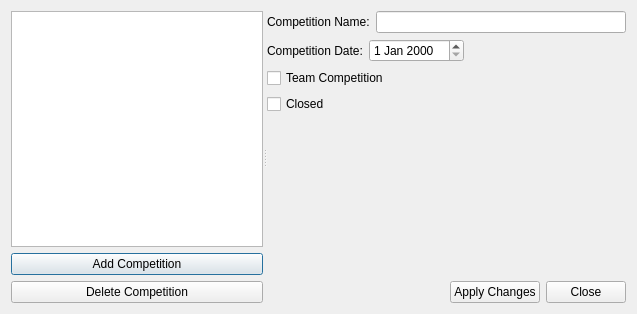
<?xml version="1.0" encoding="UTF-8"?>
<ui version="4.0">
 <class>EditCompetitionsDialog</class>
 <widget class="QDialog" name="EditCompetitionsDialog">
  <property name="geometry">
   <rect>
    <x>0</x>
    <y>0</y>
    <width>637</width>
    <height>314</height>
   </rect>
  </property>
  <property name="windowTitle">
   <string>Dialog</string>
  </property>
  <layout class="QVBoxLayout" name="verticalLayout_3">
   <item>
    <widget class="QSplitter" name="splitter">
     <property name="orientation">
      <enum>Qt::Horizontal</enum>
     </property>
     <widget class="QWidget" name="layoutWidget">
      <layout class="QVBoxLayout" name="verticalLayout">
       <item>
        <widget class="QListView" name="competitionsListView"/>
       </item>
       <item>
        <widget class="QPushButton" name="addCompetitionPushButton">
         <property name="text">
          <string>Add Competition</string>
         </property>
        </widget>
       </item>
       <item>
        <widget class="QPushButton" name="deleteCompetitionPushButton">
         <property name="text">
          <string>Delete Competition</string>
         </property>
        </widget>
       </item>
      </layout>
     </widget>
     <widget class="QWidget" name="layoutWidget">
      <layout class="QVBoxLayout" name="verticalLayout_2">
       <item>
        <layout class="QHBoxLayout" name="horizontalLayout">
         <item>
          <widget class="QLabel" name="label">
           <property name="text">
            <string>Competition Name:</string>
           </property>
          </widget>
         </item>
         <item>
          <widget class="QLineEdit" name="competitionNameLineEdit">
           <property name="minimumSize">
            <size>
             <width>250</width>
             <height>0</height>
            </size>
           </property>
           <property name="text">
            <string/>
           </property>
          </widget>
         </item>
        </layout>
       </item>
       <item>
        <layout class="QHBoxLayout" name="horizontalLayout_2">
         <item>
          <widget class="QLabel" name="label_2">
           <property name="text">
            <string>Competition Date:</string>
           </property>
          </widget>
         </item>
         <item>
          <widget class="QDateEdit" name="competitionDateLineEdit"/>
         </item>
         <item>
          <spacer name="horizontalSpacer">
           <property name="orientation">
            <enum>Qt::Horizontal</enum>
           </property>
           <property name="sizeHint" stdset="0">
            <size>
             <width>40</width>
             <height>20</height>
            </size>
           </property>
          </spacer>
         </item>
        </layout>
       </item>
       <item>
        <widget class="QCheckBox" name="teamCompetitionCheckBox">
         <property name="text">
          <string>Team Competition</string>
         </property>
        </widget>
       </item>
       <item>
        <widget class="QCheckBox" name="closedCheckBox">
         <property name="text">
          <string>Closed</string>
         </property>
        </widget>
       </item>
       <item>
        <spacer name="verticalSpacer">
         <property name="orientation">
          <enum>Qt::Vertical</enum>
         </property>
         <property name="sizeHint" stdset="0">
          <size>
           <width>20</width>
           <height>40</height>
          </size>
         </property>
        </spacer>
       </item>
       <item>
        <layout class="QHBoxLayout" name="horizontalLayout_4">
         <item>
          <spacer name="horizontalSpacer_2">
           <property name="orientation">
            <enum>Qt::Horizontal</enum>
           </property>
           <property name="sizeHint" stdset="0">
            <size>
             <width>40</width>
             <height>20</height>
            </size>
           </property>
          </spacer>
         </item>
         <item>
          <widget class="QPushButton" name="applyPushButton">
           <property name="text">
            <string>Apply Changes</string>
           </property>
          </widget>
         </item>
         <item>
          <widget class="QPushButton" name="closePushButton">
           <property name="text">
            <string>Close</string>
           </property>
          </widget>
         </item>
        </layout>
       </item>
      </layout>
     </widget>
    </widget>
   </item>
  </layout>
 </widget>
 <resources/>
 <connections/>
</ui>
